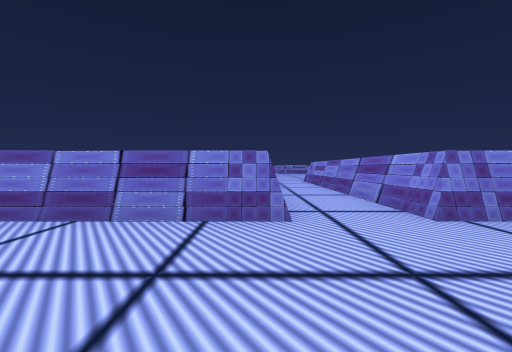
view 1 (above)

18 first-person views from a walk through a scene from a Unity 3-D project. The camera is 1.5 m above the floor, tilts 2° down and sees 90° across. The floor is counted in squares, 2 m on a side. Each view is taken from the middle of a square. On the plan, view 1 faces up. The plan holds only what a view shows up to about 9 squares ahead; the rest is blank. The place goes on beyond the plan. Some animated figures are left out.

view 2
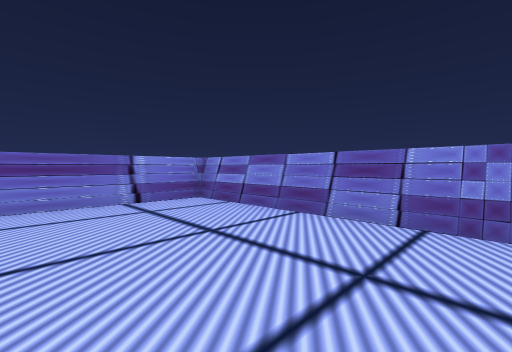

view 3
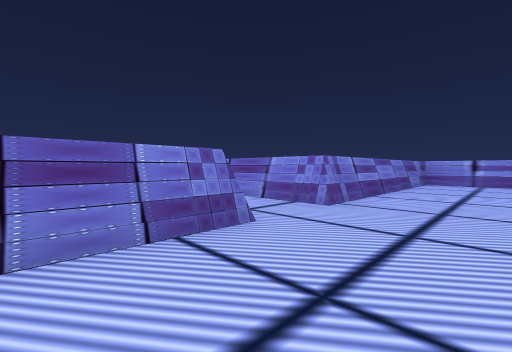

view 4
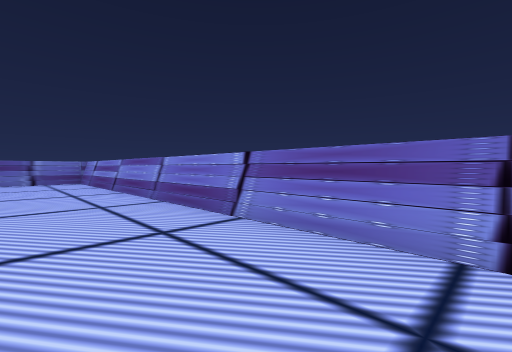

view 5
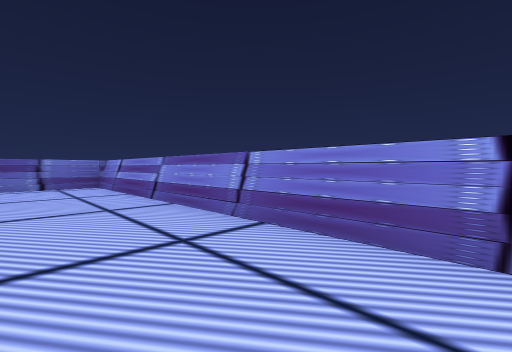

view 6
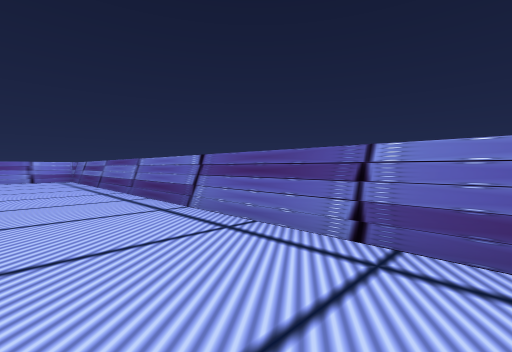

view 7
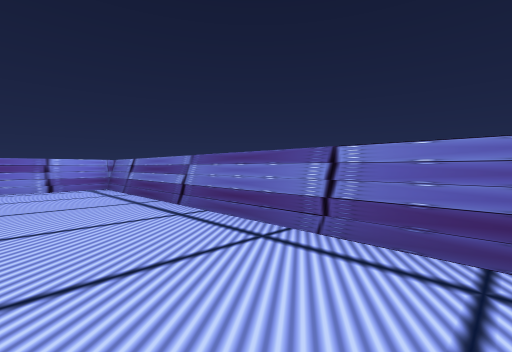

view 8
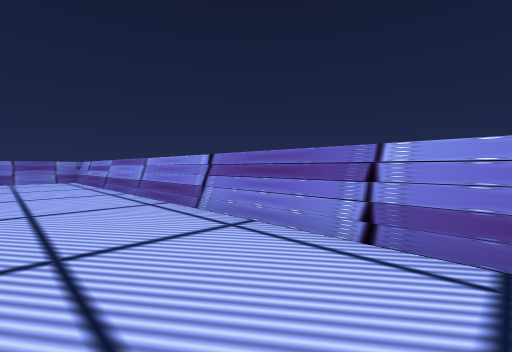

view 9
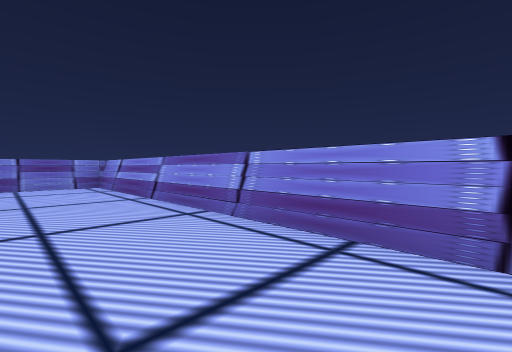

view 10
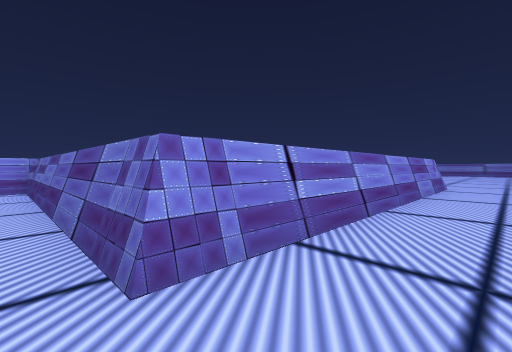

view 11
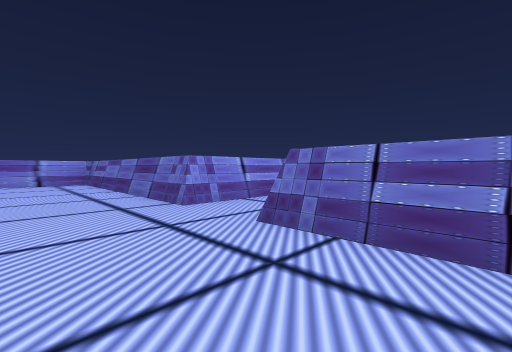

view 12
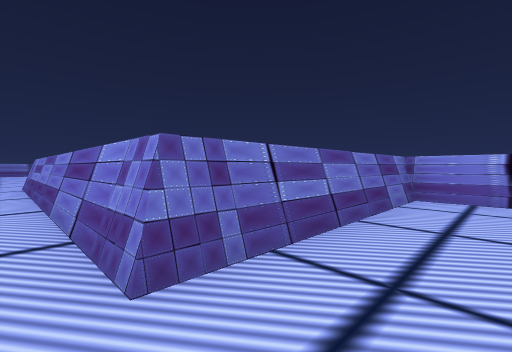

view 13
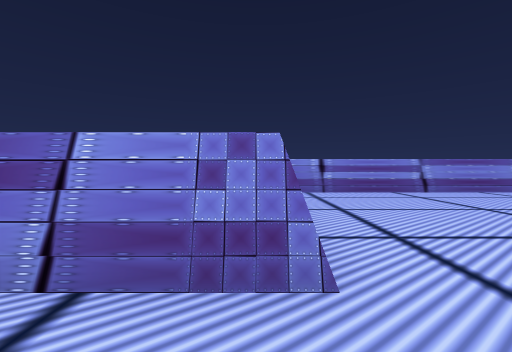

view 14
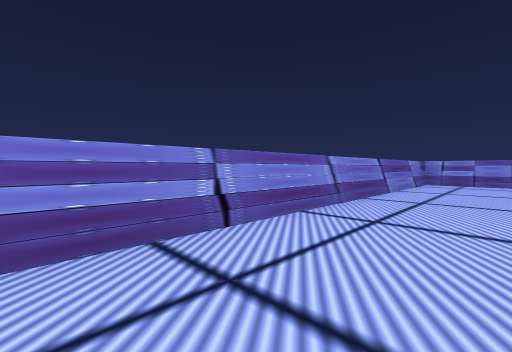

view 15
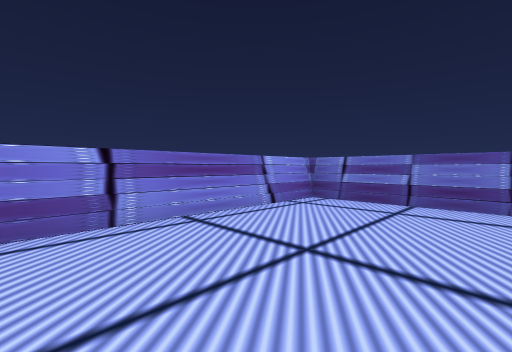

view 16
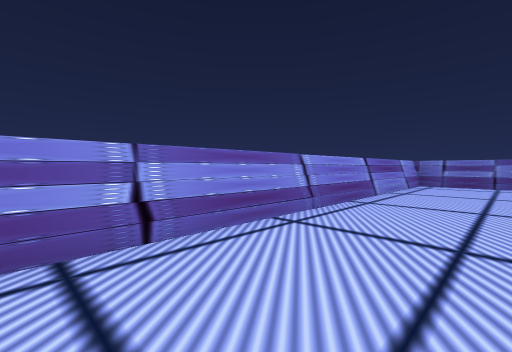

view 17
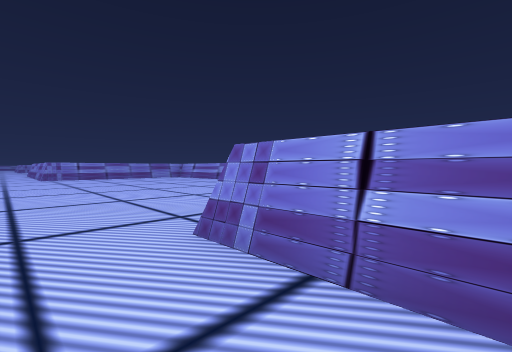

view 18
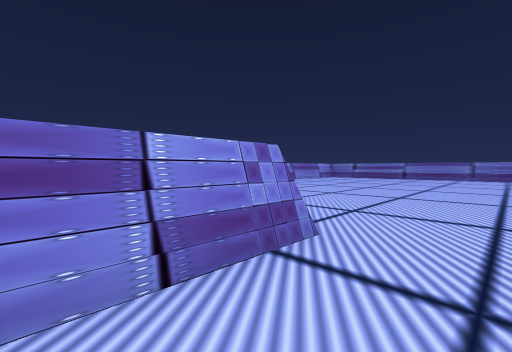

### Floor plan
Points are (right, up) in squares from view 1. A wall is a line through its corners. A room is listed if a view was taken in it or the views show most of it. See-through windows are left out.
Room 1 (views 1, 2, 3, 4, 5, 6, 7, 8, 9)
walls: (0.4, 3.6) (-5.8, 3.6); (0.4, 3.8) (-5.2, 3.8); (3.8, 3.8) (2.6, 3.8); (-5.2, -11.6) (10.8, -11.6); (-5.6, 3.9) (-5.6, -11.1); (10.2, 3.6) (2.6, 3.6); (10.6, -11.9) (10.6, 3.1)
ways out: opening at (1.5, 4) to room 2
Room 2 (views 10, 11, 12, 13, 14, 15, 16, 17, 18)
walls: (-5.6, 25.5) (-5.6, 13.3) (0.4, 13.3) (0.4, 3.8); (2.6, 3.8) (2.6, 13.3) (10.6, 13.3) (10.6, 25.1)
ways out: opening at (1.5, 4) to room 1

Where each view was taken, in squares from view 1:
view 1: 0 up, 0 right, facing up
view 2: 0 up, 0 right, facing up-left
view 3: 1 up, 2 left, facing up-right
view 4: 2 up, 3 left, facing down-left
view 5: 1 down, 3 left, facing down-left
view 6: 9 down, 5 left, facing down-right
view 7: 9 down, 1 right, facing down-right
view 8: 11 down, 8 right, facing up-right
view 9: 7 down, 8 right, facing up-right
view 10: 14 up, 1 right, facing down-right
view 11: 16 up, 2 left, facing down-right
view 12: 15 up, 1 right, facing down-left
view 13: 13 up, 2 right, facing left
view 14: 16 up, 3 left, facing up-left
view 15: 19 up, 7 right, facing down-right
view 16: 25 up, 8 right, facing down-right
view 17: 11 up, 1 right, facing up-right
view 18: 6 up, 1 right, facing down-right
